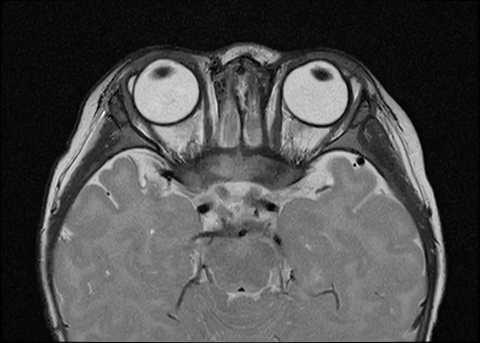
#> input picture HW6 - Segmentation and Active Contours/limbal-dermoid.jpeg, 480 x 343 px
$ python hough_circle_detection.py
#> lines starting #> are read from the running program, lines starting #| are printed output that depends on the picture
import cv2
import numpy as np
import matplotlib.pyplot as plt

"""
Detecting Circles in the Limbal Dermoid Image using Hough Transform

1. Image Loading:
    - Read the grayscale image 'limbal-dermoid.jpeg'.

2. Preprocessing:
    - Apply a median blur to the image to reduce noise.

3. Hough Circle Detection:
    - Utilize OpenCV's HoughCircles function with the following parameters:
        - Method: HOUGH_GRADIENT
        - dp: 1.5 (Inverse ratio of the accumulator resolution to the image resolution)
        - minDist: 20 (Minimum distance between the centers of the detected circles)
        - param1: 700 (Higher threshold for the internal Canny edge detection)
        - param2: 30 (Threshold for the circle accumulator)
        - minRadius: 30 (Minimum circle radius)
        - maxRadius: 35 (Maximum circle radius)

4. Circle Annotation:
    - Draw the detected circles and their centers on the image.

5. Display:
    - Show the annotated image with detected circles.

Optimization Strategy:
    - Initial parameter values are carefully chosen.
    - Adjustments are made through trial and error to minimize false positives and maximize detection sensitivity.
"""

color = (0, 0, 255)

# Image Loading
limbal_dermoid_img = cv2.imread('limbal-dermoid.jpeg', 0)
#> limbal_dermoid_img is the input picture: shape (343, 480); min 0, max 255, mean 76.8
assert limbal_dermoid_img is not None, "file could not be read, check with os.path.exists()"

# Preprocessing
img = cv2.medianBlur(limbal_dermoid_img,5)
cimg = cv2.cvtColor(img,cv2.COLOR_GRAY2BGR)
# Hough Circle Detection
circles = cv2.HoughCircles(img,cv2.HOUGH_GRADIENT,1.5,20,param1=700,param2=30,minRadius=30,maxRadius=35)
#> circles = [[165.8, 90.75, 31.5], [314.2, 90.75, 30.75]]
circles = np.uint16(np.around(circles))
#> circles = [[166, 91, 32], [314, 91, 31]]

# Circle Annotation
for i in circles[0,:]:
    # draw the outer circle
    cv2.circle(cimg,(i[0],i[1]),i[2],color,2)
    # draw the center of the circle
    cv2.circle(cimg,(i[0],i[1]),2,(255, 0, 0),3)
#> this loop made 2 passes
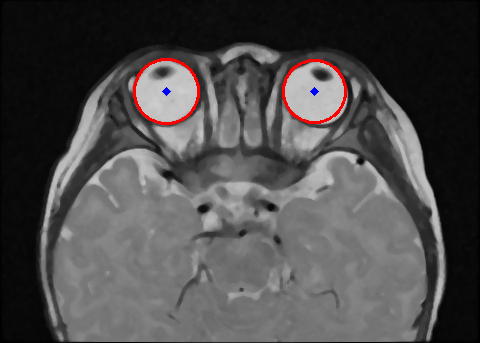
#> cimg: shape (343, 480, 3); mean B, G, R 75.9, 75.8, 77.6

# Display
cv2.imshow('detected circles',cimg)
cv2.waitKey(0)
cv2.destroyAllWindows()
